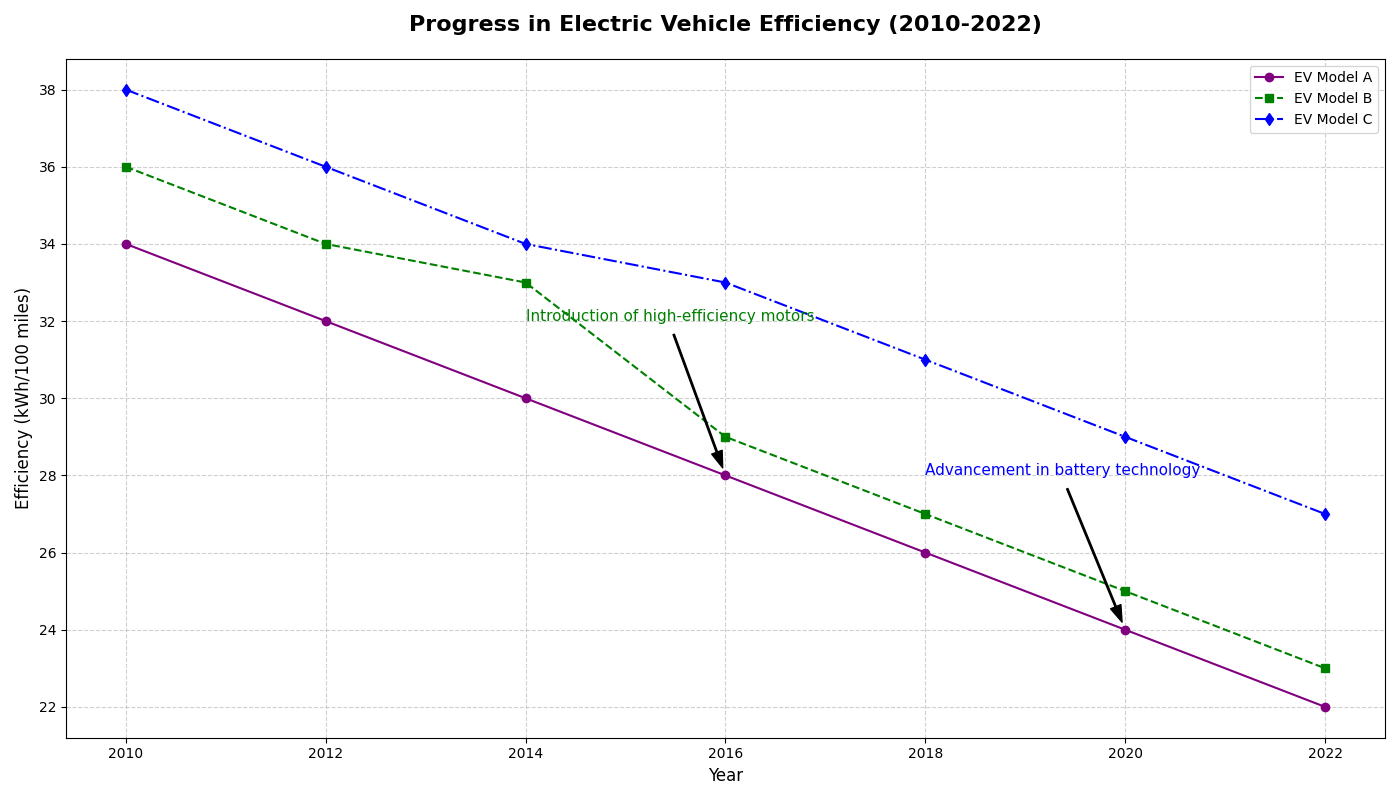

Generate this figure with Python:
import matplotlib.pyplot as plt
import numpy as np

years = np.array([2010, 2012, 2014, 2016, 2018, 2020, 2022])

efficiency_model_A = np.array([34, 32, 30, 28, 26, 24, 22])
efficiency_model_B = np.array([36, 34, 33, 29, 27, 25, 23])
efficiency_model_C = np.array([38, 36, 34, 33, 31, 29, 27])

plt.figure(figsize=(14, 8))
plt.plot(years, efficiency_model_A, 'o-', label='EV Model A', color='purple')
plt.plot(years, efficiency_model_B, 's--', label='EV Model B', color='green')
plt.plot(years, efficiency_model_C, 'd-.', label='EV Model C', color='blue')

plt.title('Progress in Electric Vehicle Efficiency (2010-2022)', fontsize=16, fontweight='bold', pad=20)
plt.xlabel('Year', fontsize=12)
plt.ylabel('Efficiency (kWh/100 miles)', fontsize=12)

plt.annotate('Introduction of high-efficiency motors', 
             xy=(2016, 28), xytext=(2014, 32), 
             arrowprops=dict(facecolor='black', shrink=0.05, width=1, headwidth=8),
             fontsize=11, color='green')
plt.annotate('Advancement in battery technology', 
             xy=(2020, 24), xytext=(2018, 28), 
             arrowprops=dict(facecolor='black', shrink=0.05, width=1, headwidth=8),
             fontsize=11, color='blue')

plt.grid(linestyle='--', alpha=0.6)
plt.legend(loc='upper right', fontsize=10)

plt.tight_layout()
plt.show()
